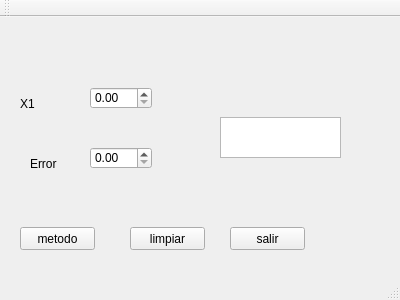
<?xml version="1.0" encoding="UTF-8"?>
<ui version="4.0">
 <class>MainWindow</class>
 <widget class="QMainWindow" name="MainWindow">
  <property name="geometry">
   <rect>
    <x>0</x>
    <y>0</y>
    <width>400</width>
    <height>300</height>
   </rect>
  </property>
  <property name="windowTitle">
   <string>MainWindow</string>
  </property>
  <widget class="QWidget" name="centralWidget">
   <widget class="QPushButton" name="Borra">
    <property name="geometry">
     <rect>
      <x>130</x>
      <y>210</y>
      <width>75</width>
      <height>23</height>
     </rect>
    </property>
    <property name="text">
     <string>limpiar</string>
    </property>
   </widget>
   <widget class="QTextBrowser" name="Texto">
    <property name="geometry">
     <rect>
      <x>220</x>
      <y>100</y>
      <width>121</width>
      <height>41</height>
     </rect>
    </property>
   </widget>
   <widget class="QDoubleSpinBox" name="X1">
    <property name="geometry">
     <rect>
      <x>90</x>
      <y>70</y>
      <width>62</width>
      <height>22</height>
     </rect>
    </property>
   </widget>
   <widget class="QPushButton" name="Calcular">
    <property name="geometry">
     <rect>
      <x>20</x>
      <y>210</y>
      <width>75</width>
      <height>23</height>
     </rect>
    </property>
    <property name="text">
     <string>metodo</string>
    </property>
   </widget>
   <widget class="QDoubleSpinBox" name="Error">
    <property name="geometry">
     <rect>
      <x>90</x>
      <y>130</y>
      <width>62</width>
      <height>22</height>
     </rect>
    </property>
   </widget>
   <widget class="QPushButton" name="Salir">
    <property name="geometry">
     <rect>
      <x>230</x>
      <y>210</y>
      <width>75</width>
      <height>23</height>
     </rect>
    </property>
    <property name="text">
     <string>salir</string>
    </property>
   </widget>
   <widget class="QLabel" name="label">
    <property name="geometry">
     <rect>
      <x>20</x>
      <y>80</y>
      <width>47</width>
      <height>13</height>
     </rect>
    </property>
    <property name="text">
     <string>X1</string>
    </property>
   </widget>
   <widget class="QLabel" name="label_2">
    <property name="geometry">
     <rect>
      <x>30</x>
      <y>140</y>
      <width>47</width>
      <height>13</height>
     </rect>
    </property>
    <property name="text">
     <string>Error</string>
    </property>
   </widget>
  </widget>
  <widget class="QMenuBar" name="menuBar">
   <property name="geometry">
    <rect>
     <x>0</x>
     <y>0</y>
     <width>400</width>
     <height>21</height>
    </rect>
   </property>
  </widget>
  <widget class="QToolBar" name="mainToolBar">
   <attribute name="toolBarArea">
    <enum>TopToolBarArea</enum>
   </attribute>
   <attribute name="toolBarBreak">
    <bool>false</bool>
   </attribute>
  </widget>
  <widget class="QStatusBar" name="statusBar"/>
 </widget>
 <layoutdefault spacing="6" margin="11"/>
 <resources/>
 <connections/>
</ui>
